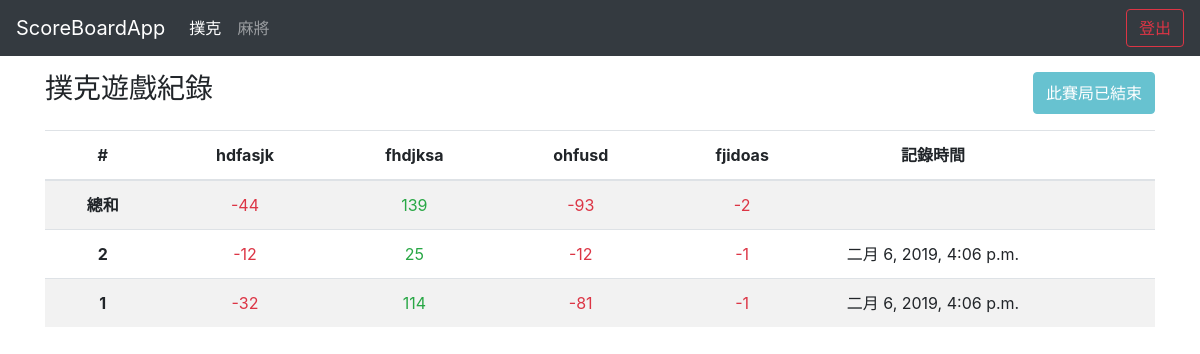
Page /poker/13/ (signed in) on the committed database.
### poker/models.py (models this page shows)
class Game(models.Model):
    STATUS = (
        (0, '進行中'),
        (1, '已結束'),
    )
    owner = models.ForeignKey(User, on_delete=models.CASCADE, verbose_name="擁有者")
    player1 = models.CharField(max_length=10, verbose_name="玩家1")
    player2 = models.CharField(max_length=10, verbose_name="玩家2")
    player3 = models.CharField(max_length=10, verbose_name="玩家3")
    player4 = models.CharField(max_length=10, verbose_name="玩家4")
    status = models.IntegerField(choices=STATUS, default=0, verbose_name="遊戲狀態")
    create_time = models.DateTimeField(default=timezone.now, verbose_name="開始時間")
    end_time = models.DateTimeField(blank=True, null=True, verbose_name="結束時間")

class Round(models.Model):
    game = models.ForeignKey(Game, on_delete=models.CASCADE, verbose_name="對應場")
    score1 = models.IntegerField(verbose_name="玩家1分數")
    score2 = models.IntegerField(verbose_name="玩家2分數")
    score3 = models.IntegerField(verbose_name="玩家3分數")
    score4 = models.IntegerField(verbose_name="玩家4分數")
    create_time = models.DateTimeField(default=timezone.now, verbose_name="記錄時間")

### poker/views.py (the view)
# urls.py: path('<int:id>/', detail, name="poker_detail"),
@login_required(login_url='/user/login')
def detail(request, id):
    poker_active = "active"
    game_name = "撲克"
    game_create_url = "poker_create_round"
    game_end_url = "poker_end_game"
    try:
        game = Game.objects.get(pk=id)
        if(game.owner != request.user):
            return redirect(reverse('poker_index'))
    except:
        return redirect(reverse('poker_index'))
    round_list = Round.objects.filter(game=game).order_by('-pk')
    sum1 = sum2 = sum3 = sum4 = 0
    for round in round_list:
        sum1 += round.score1
        sum2 += round.score2
        sum3 += round.score3
        sum4 += round.score4
    return render(request, "detail.html", locals())

### templates/detail.html (shortened to what this page needs)
{% extends "base.html" %}
{% block content %}
<div class="d-flex mt-3">
  <h3 class="mr-auto">{{ game_name }}遊戲紀錄</h3>
  {% if game.status == 0 %}
  <a href="{% url game_create_url game.id %}" class="btn btn-outline-primary">紀錄分數</a>
  {% else %}
  <button type="button" class="btn btn-info" disabled>此賽局已結束</button>
  {% endif %}
</div>
  <div class="table-responsive-lg">
  <table class="table table-striped text-center mt-3">
    <thead>
      <tr>
        <th scope="col">#</th>
        <th scope="col">{{ game.player1 }}</th>
        <th scope="col">{{ game.player2 }}</th>
        <th scope="col">{{ game.player3 }}</th>
        <th scope="col">{{ game.player4 }}</th>
        <th width="20%" scope="col">記錄時間</th>
        <th width="5%"></th>
        <th width="5%"></th>
      </tr>
    </thead>
    <tbody>
        <tr>
          <th scope="row">總和</th>
          {% if sum1 >= 0 %}<td class="text-success">{{ sum1 }}</td>
          {% else %}<td class="text-danger">{{ sum1 }}</td>{% endif %}
          {% if sum2 >= 0 %}<td class="text-success">{{ sum2 }}</td>
          {% else %}<td class="text-danger">{{ sum2 }}</td>{% endif %}
          {% if sum3 >= 0 %}<td class="text-success">{{ sum3 }}</td>
          {% else %}<td class="text-danger">{{ sum3 }}</td>{% endif %}
          {% if sum4 >= 0 %}<td class="text-success">{{ sum4 }}</td>
          {% else %}<td class="text-danger">{{ sum4 }}</td>{% endif %}
          <td></td>
          <td></td>
          <td></td>
        </tr>
      {% for round in round_list %}
      <tr id="{{round.id}}">
        <th scope="row">{{ forloop.revcounter }}</th>
        {% if round.score1 >= 0 %}<td class="text-success">{{ round.score1 }}</td>
        {% else %}<td class="text-danger">{{ round.score1 }}</td>{% endif %}
        {% if round.score2 >= 0 %}<td class="text-success">{{ round.score2 }}</td>
        {% else %}<td class="text-danger">{{ round.score2 }}</td>{% endif %}
        {% if round.score3 >= 0 %}<td class="text-success">{{ round.score3 }}</td>
        {% else %}<td class="text-danger">{{ round.score3 }}</td>{% endif %}
        {% if round.score4 >= 0 %}<td class="text-success">{{ round.score4 }}</td>
        {% else %}<td class="text-danger">{{ round.score4 }}</td>{% endif %}
        <td>{{ round.create_time }}</td>
        <td>{% if game.status == 0 %}<a href="#" class="text-warning"><i class="far fa-edit"></i></a>{% endif %}</td>
        <td>{% if game.status == 0 %}<a href="#" class="text-danger" data-toggle="modal" data-target="#exampleModal"><i class="far fa-trash-alt"></i></a>{% endif %}</td>
      </tr>
      {% endfor %}
    </tbody>
  </table>
</div>
{% endblock %}

### rows in the picture
Game: player1 "hdfasjk", player2 "fhdjksa", player3 "ohfusd", player4 "fjidoas"
Round: score1 "-12", score2 "25", score3 "-12", score4 "-1", create_time "二月 6, 2019, 4:06 p.m."
Round: score1 "-32", score2 "114", score3 "-81", score4 "-1", create_time "二月 6, 2019, 4:06 p.m."

### other values in the picture
{{ game_name }} "撲克"
{{ sum1 }} "-44"
{{ sum2 }} "139"
{{ sum3 }} "-93"
{{ sum4 }} "-2"
